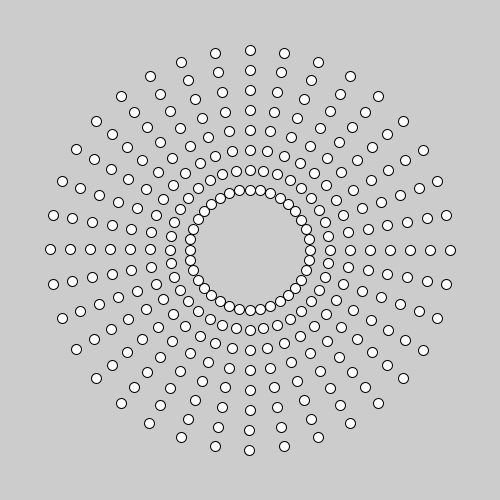
Frame 1 (no input)
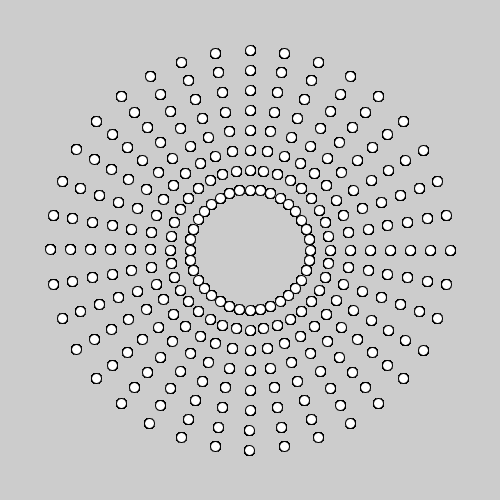
Frame 60 (the mouse pressed at the canvas centre just before this capture)
Frame 120 (the mouse held since frame 60 and released just before this capture): identical to frame 60, image omitted

The Processing sketch that drew these frames (run headless with seeded random() and noise(); from frame 60 on, the mouse is pressed at the canvas centre):

// Processing sketch: dibujando_en_circulos_02
// ── dibujando_en_circulos_02.pde
/*
Ejemplo para posicionar elementos en círculos.
 En este caso repetimos el proceso varias veces,
 para generar anillos concéntricos
 
 Francisco Zamorano, 2017
 */

float origenX, origenY;  //usaremos este para el centro de la circunferencia
float radioInicial; // radio de la circunferencia
int nElementos; //cantidad de cosas a dibujar
int nAnillos; //cuantas repeticiones para crear 'anillos'
float espacioAnillos; //separacion entre 'anillos' 

void setup() {
  size(500, 500);
  origenX = width/2; //mitad del ancho del canvas
  origenY = height/2; //mitad del alto del canvas
  radioInicial = 60; //inicializamos el radio, lo vamos a modificar despues
  nElementos = 36;
  nAnillos = 8;
  espacioAnillos = 20;
}

void draw() {
  //hagamos lo mismo que el ejemplo anterior (01),
  //pero ahora repitamoslo varias veces para crear anillos.
  //usamos un doble for loop para eso
  //El loop de 'i' determina cuantas veces dibujamos cada anillo
  //El loop de 'j' dibuja un solo anillo(ver ejemlplo anterior)
  //cada vez que dibujamos cada anillo incrementamos el radio,
  //asi en cada vuelta se va dibujando cada vez mas lejos del centro 

  for (int i = 0; i<nAnillos; i++) { //loop para crear anillos
    float radio = radioInicial + espacioAnillos*i; // en cada loop de 'i', incrementamos el radio en 20px

    for (int j = 0; j<nElementos; j++) { //loop para posicionar los elementos
      float angulo = (TWO_PI/nElementos) * j;
      float x = origenX + cos(angulo) * radio;
      float y = origenY + sin(angulo) * radio;
      ellipse(x, y, 10, 10);
    }
  }
}
